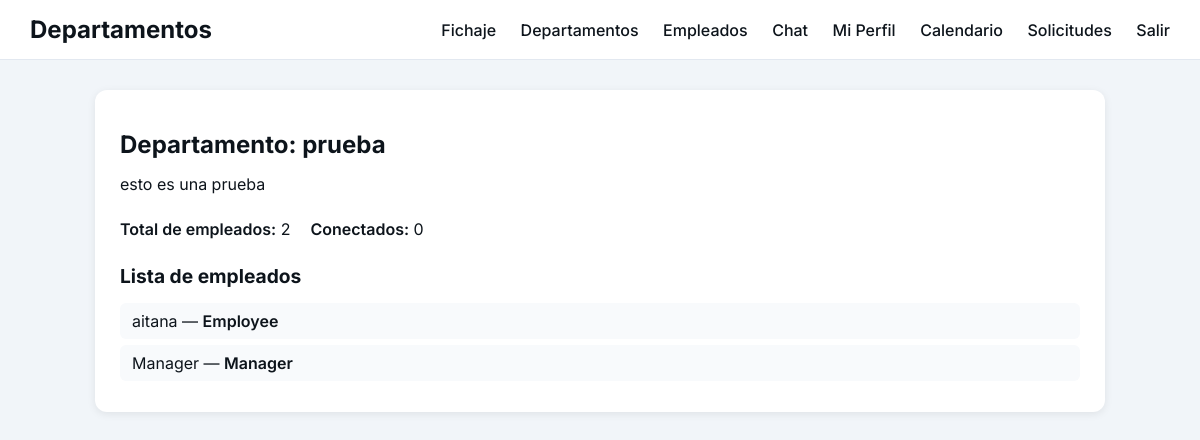
The app's page /departamentos/1/ (signed in) with its own data.
### users/models.py (models this page shows, shortened)
class Department(models.Model):
    name = models.CharField(max_length=100)
    description = models.TextField(blank=True)

class CustomUser(AbstractUser):
    role = models.CharField(max_length=10, choices=ROLE_CHOICES, default='employee')
    department = models.ForeignKey(Department, null=True, blank=True, on_delete=models.SET_NULL, related_name='employees')
    fecha_contratacion = models.DateField(null=True, blank=True)
    phone = models.CharField(max_length=20, blank=True)
    address = models.CharField(max_length=255, blank=True)
    avatar = models.ImageField(upload_to='avatars/', null=True, blank=True)

### users/views.py (the view, shortened to what this page needs)
# urls.py: path("departamentos/<int:departamento_id>/", views.departamento_detail, name="departamento_detail"),
@login_required
def departamento_detail(request, departamento_id):
    user = request.user
    departamento = get_object_or_404(Department, id=departamento_id)
    if user.role == "employee":
        messages.error(request, "No tienes acceso a este apartado.")
        return redirect("users:fichar")
    if user.role == "manager" and user.department != departamento:
        messages.error(request, "No puedes acceder a otros departamentos.")
        return redirect("users:departamentos")
    empleados = departamento.employees.all()
    conectados = empleados.filter(
        last_login__gte=timezone.now() - timezone.timedelta(minutes=10)
    ).count()
    if user.role == "admin":
        return render(request, "users/departamentos_manager.html", {
            "departamento": departamento,
            "empleados": empleados,
            "conectados": conectados,
            "total_empleados": empleados.count(),
            "empleado": user,
        })

### templates/users/departamentos_manager.html (shortened to what this page needs)
{% load static %}
<!DOCTYPE html>
<html lang="es">
<head>
    <link rel="stylesheet" href="{% static 'css/departamentos.css' %}">
</head>
<body>
<header>
    <div class="logo">Departamentos</div>
    <nav>
        <a href="/fichar/">Fichaje</a>
        <a href="/departamentos/">Departamentos</a>
        {% if empleado.role != 'empleado' %}
            <a href="{% url 'users:empleados_list' %}">Empleados</a>
        {% endif %}
        <a href="/chat">Chat</a>
        <a href="{% url 'users:perfil' %}">Mi Perfil</a>
        <a href="/events/calendario/">Calendario</a>
        <a href="{% url 'events:solicitudes' %}">Solicitudes</a>
        <a href="{% url 'users:logout' %}">Salir</a>
    </nav>
</header>
<div class="container">
    <h2>Departamento: {{ departamento.name }}</h2>
    <p>{{ departamento.description }}</p>
    <div style="display:flex; gap: 20px; margin: 15px 0;">
        <p><strong>Total de empleados:</strong> {{ total_empleados }}</p>
        <p><strong>Conectados:</strong> {{ conectados }}</p>
    </div>
    <h3>Lista de empleados</h3>
    <ul>
        {% for emp in empleados %}
        <li>
    <span>
        {{ emp.get_full_name|default:emp.username }}
        — <strong>{{ emp.role|title }}</strong>
    </span>
        </li>
        {% empty %}
        <li>No hay empleados en este departamento.</li>
        {% endfor %}
    </ul>
</div>
</body>
</html>

### static/css/departamentos.css (style rules this page uses)
body { font-family: 'Inter', sans-serif; background-color: #f1f5f9; margin: 0; padding: 0; color: #0d141b; }
header { display: flex; justify-content: space-between; align-items: center; padding: 15px 30px; background-color: #fff; border-bottom: 1px solid #e2e8f0; position: sticky; top: 0; z-index: 100; }
header .logo { font-weight: 700; font-size: 1.5rem; color: #0d141b; }
header nav a { margin-left: 20px; text-decoration: none; color: #0d141b; font-weight: 500; }
.container { max-width: 960px; margin: 30px auto; padding: 0 20px; background-color: #fff; border-radius: 12px; box-shadow: 0 2px 8px rgba(0,0,0,0.08); padding: 25px; }
h1, h2, h3 { margin: 15px 0; }
h2 { font-size: 1.5rem; font-weight: bold; }
h3 { font-size: 1.2rem; font-weight: bold; }
p { margin: 10px 0; }
strong { font-weight: 600; }
ul { list-style: none; padding: 0; margin: 0; }
ul li { padding: 8px 12px; margin-bottom: 6px; border-radius: 6px; display: flex; justify-content: space-between; align-items: center; background-color: #f8fafc; transition: background-color 0.2s; }

### records on screen
Department: name "prueba", description "esto es una prueba"
CustomUser: get_full_name "aitana", role "Employee"
CustomUser: get_full_name "Manager", role "Manager"

### other values on screen
{{ total_empleados }} "2"
{{ conectados }} "0"
